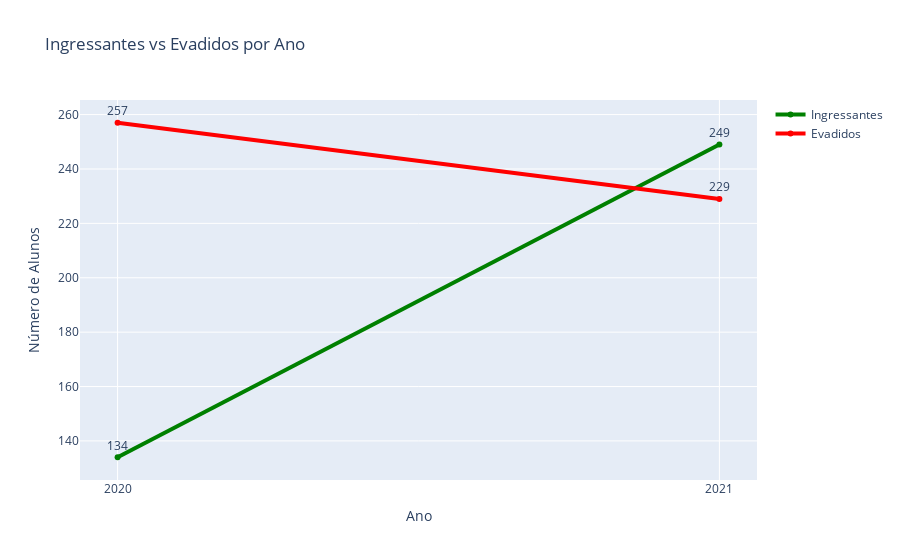

The code cell stored with this chart in its notebook:
### Code cell
# Dados
anos = ['2020', '2021']
ingressantes = [ingressantes_2020, ingressantes_2021]
evadidos = [total_desistentes_2020, total_desistentes_2021]

# Criando o gráfico de linhas
fig = go.Figure()

# Linha para ingressantes com os valores em cima das linhas
fig.add_trace(go.Scatter(
    x=anos,
    y=ingressantes,
    mode='lines+markers+text',
    name='Ingressantes',
    line=dict(color='green', width=4),
    text=ingressantes,
    textposition='top center'
))

# Linha para evadidos com os valores em cima das linhas
fig.add_trace(go.Scatter(
    x=anos,
    y=evadidos,
    mode='lines+markers+text',
    name='Evadidos',
    line=dict(color='red', width=4),
    text=evadidos,
    textposition='top center'
))

# Configurando o layout do gráfico
fig.update_layout(
    title='Ingressantes vs Evadidos por Ano',
    xaxis_title='Ano',
    yaxis_title='Número de Alunos',
    showlegend=True
)

# Exibindo o gráfico
fig.show()

### Figure 1 — Plotly figure (JSON) as saved in the notebook; plotly's stock layout.template omitted (floating-point values rounded to 4 significant figures)
{"data": [{"line": {"color": "green", "width": 4}, "mode": "lines+markers+text", "name": "Ingressantes", "text": ["134", "249"], "textposition": "top center", "type": "scatter", "x": ["2020", "2021"], "y": [134, 249]}, {"line": {"color": "red", "width": 4}, "mode": "lines+markers+text", "name": "Evadidos", "text": ["257", "229"], "textposition": "top center", "type": "scatter", "x": ["2020", "2021"], "y": [257, 229]}], "layout": {"showlegend": true, "title": {"text": "Ingressantes vs Evadidos por Ano"}, "xaxis": {"title": {"text": "Ano"}}, "yaxis": {"title": {"text": "Número de Alunos"}}}}
